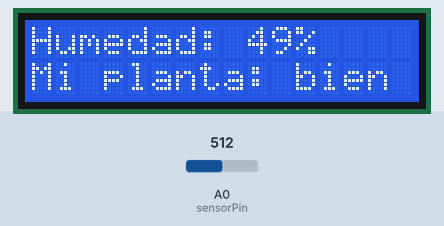
This sketch was run on a simulated Arduino Uno, built with avr-gcc and run on an emulated ATmega328P. Shown: 16×2 character LCD. The inputs (shaded band) are chosen by the test bench; at power-on: A0 (sensorPin) = 512. What the sketch prints to the serial monitor is not drawn.

Above: at 3.2 s.
3.3 s: A0 (sensorPin) set to 600
At 5.1 s:
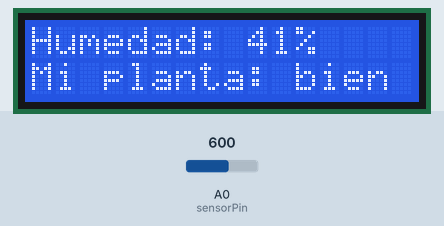
6.0 s: A0 (sensorPin) set to 623
At 6.8 s:
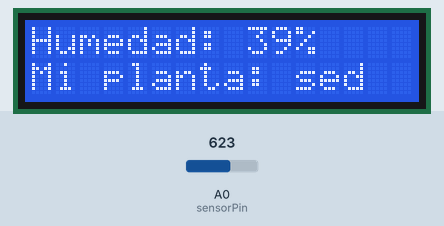
8.7 s: A0 (sensorPin) set to 306
At 11.2 s:
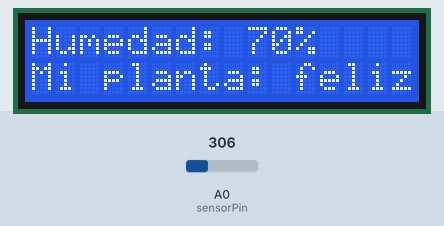
11.5 s: A0 (sensorPin) set to 317
At 13.1 s:
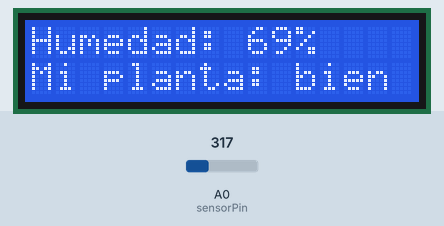
Timing chart, 0 to 14.6 s (numbered marks = the images above; inputs shaded):
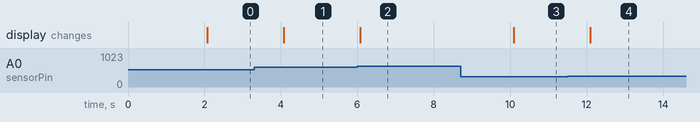

The sketch:

CodigoSensorHumedad.ino
```cpp
#include <LiquidCrystal.h>

// Pines RS, E, D4, D5, D6, D7
LiquidCrystal lcd(12, 11, 5, 4, 3, 2);

const int sensorPin = A0;
int valorSensor = 0;
int porcentaje = 0;

void setup() {
  lcd.begin(16, 2);
  Serial.begin(9600);
  lcd.setCursor(0, 0);
  lcd.print("Sensor de humedad");
  delay(2000);
  lcd.clear();
}

void loop() {
  valorSensor = analogRead(sensorPin);
  porcentaje = map(valorSensor, 1023, 0, 0, 100); // invierte si es necesario

  Serial.print("Humedad: ");
  Serial.print(porcentaje);
  Serial.println("%");

  lcd.setCursor(0, 0);
  lcd.print("Humedad: ");
  lcd.print(porcentaje);
  lcd.print("%   ");

  lcd.setCursor(0, 1);
  if (porcentaje < 40) {
    lcd.print("Mi planta: sed ");
  } else if (porcentaje >= 40 && porcentaje < 70) {
    lcd.print("Mi planta: bien ");
  } else {
    lcd.print("Mi planta: feliz ");
  }

  delay(2000);
}
```

Measured:
- the behaviour switches between 613 and 614 on A0 (sensorPin) (found by bisection; images 1 and 2)
- the behaviour switches between 306 and 307 on A0 (sensorPin) (found by bisection; images 3 and 4)
- after the input at 3.3 s, the display: changes after 0.78 s (image 1)
- after the input at 6.0 s, the display: changes after 0.08 s (image 2)
- after the input at 8.7 s, the display: changes after 1.4 s (image 3)
- after the input at 11.5 s, the display: changes after 0.60 s (image 4)
